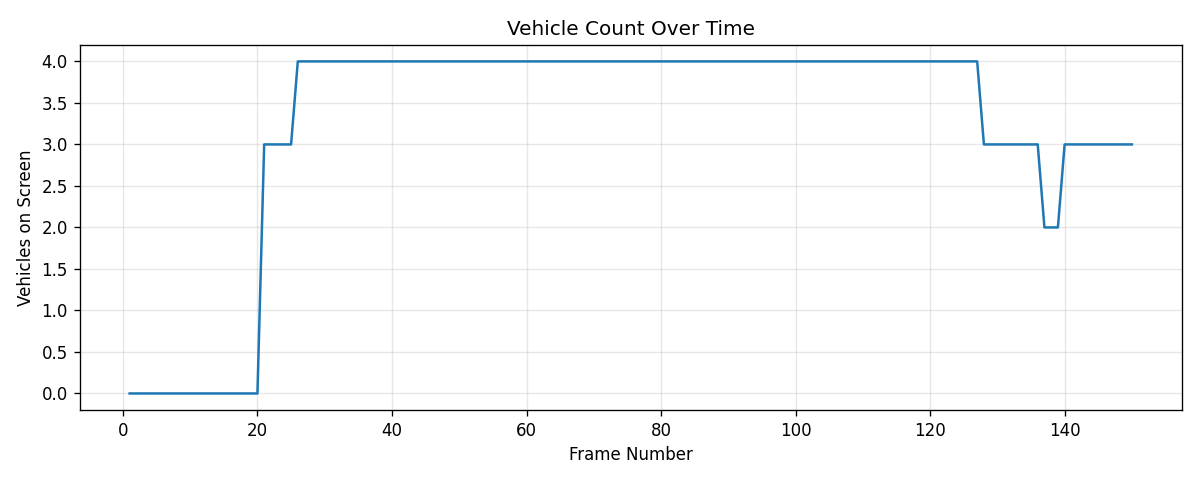
#> input picture vehicle_count_over_time.png, 1200 x 480 px
$ python -i preprocessing.py   (imports and definitions only)
#> lines starting #> are read from the running program, lines starting #| are printed output that depends on the picture
#> further down, picture is the input picture: shape (480, 1200, 3); mean B, G, R 250.5, 250.1, 249.5
"""
Frame preprocessing: resize, denoise, contrast-enhance.

Maps to syllabus topics: Image preprocessing, Histogram processing.
"""
import cv2
from src import config


def resize_frame(frame, width=config.RESIZE_WIDTH):
    """Resize a frame to a fixed width, preserving aspect ratio."""
    h, w = frame.shape[:2]
    if w == width:
        return frame
    scale = width / float(w)
    new_dim = (width, int(h * scale))
    return cv2.resize(frame, new_dim, interpolation=cv2.INTER_AREA)


def denoise(frame):
    """Reduce sensor/compression noise with a Gaussian blur."""
    return cv2.GaussianBlur(frame, config.GAUSSIAN_BLUR_KERNEL, 0)


def enhance_contrast(frame):
    """
    Improve poorly illuminated frames using CLAHE (Contrast Limited
    Adaptive Histogram Equalization) applied to the luminance channel.
    """
    lab = cv2.cvtColor(frame, cv2.COLOR_BGR2LAB)
#> lab: shape (480, 1200, 3); mean of channels 0, 1, 2 250.3, 128, 127.7
    l_channel, a_channel, b_channel = cv2.split(lab)
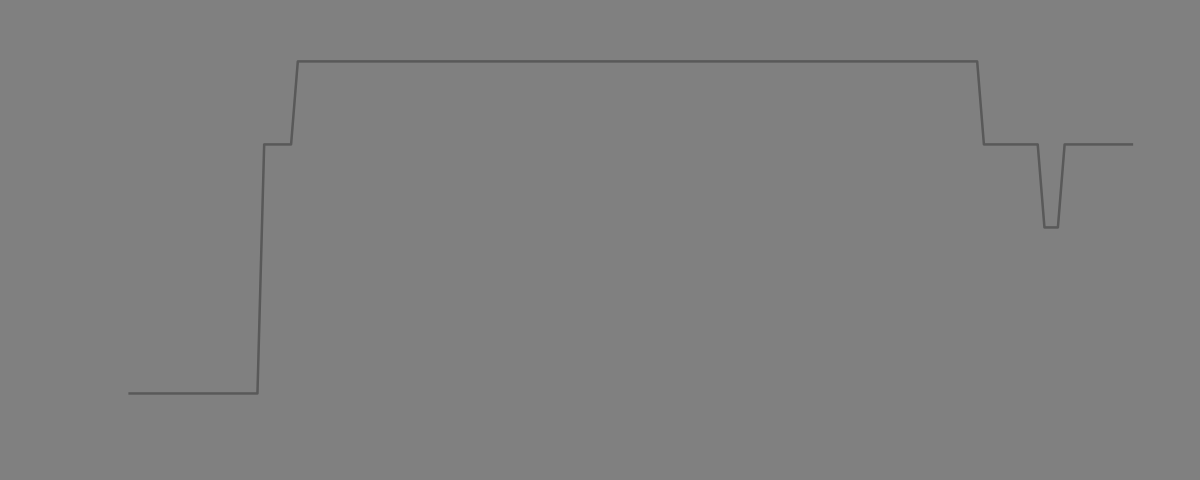
#> b_channel: shape (480, 1200); min 89, max 128, mean 127.7

#> (the run stopped early here; a loop or call above may not have finished)
